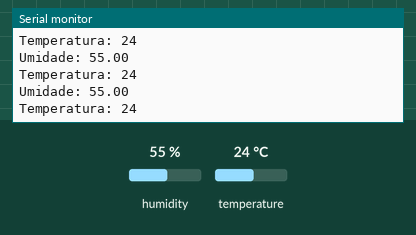
Recording of a sketch running on a simulated Arduino Mega 2560, built with avr-gcc and run on an emulated ATmega2560. Shown: the last lines printed to the serial monitor. The test bench sets the inputs (shaded band); at power-on: humidity 55 %, temperature 24 °C.

Above: at 1.4 s.
1.5 s: humidity set to 22 %
At 1.79 s:
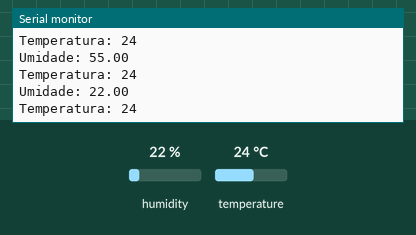
3.0 s: temperature set to 12 °C
At 3.44 s:
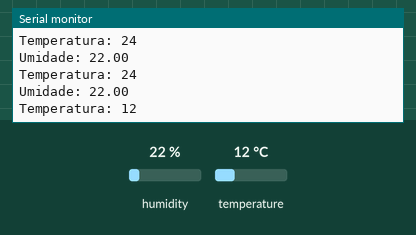
6.0 s: humidity set to 40 %
At 6.18 s:
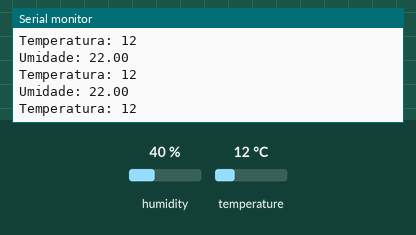
Timing chart, 0 to 9.0 s (numbered marks = the images above; inputs shaded):
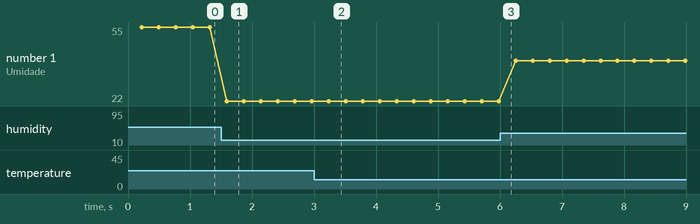

Measured:
- after the input at 1.5 s, the serial monitor: prints a new line after 0.09 s (image 1)
- after the input at 3.0 s, the serial monitor: prints a new line after 0.25 s (image 2)
- plotted number 1: 55 → 22 after the input at 1.5 s, 22 → 40 after the input at 6.0 s

The sketch:

Sensor_de_umidade_e_temperatura.ino
```cpp
#include <dht.h>
const int pino = 23;
dht DHT;


void setup() {
Serial.begin(9600);
delay(200);
}

void loop() {
  DHT.read11(pino);
  Serial.print("Umidade: ");
  Serial.println(DHT.humidity);
  Serial.print("Temperatura: ");
  Serial.println(DHT.temperature, 0);
  delay(250);


}
```
